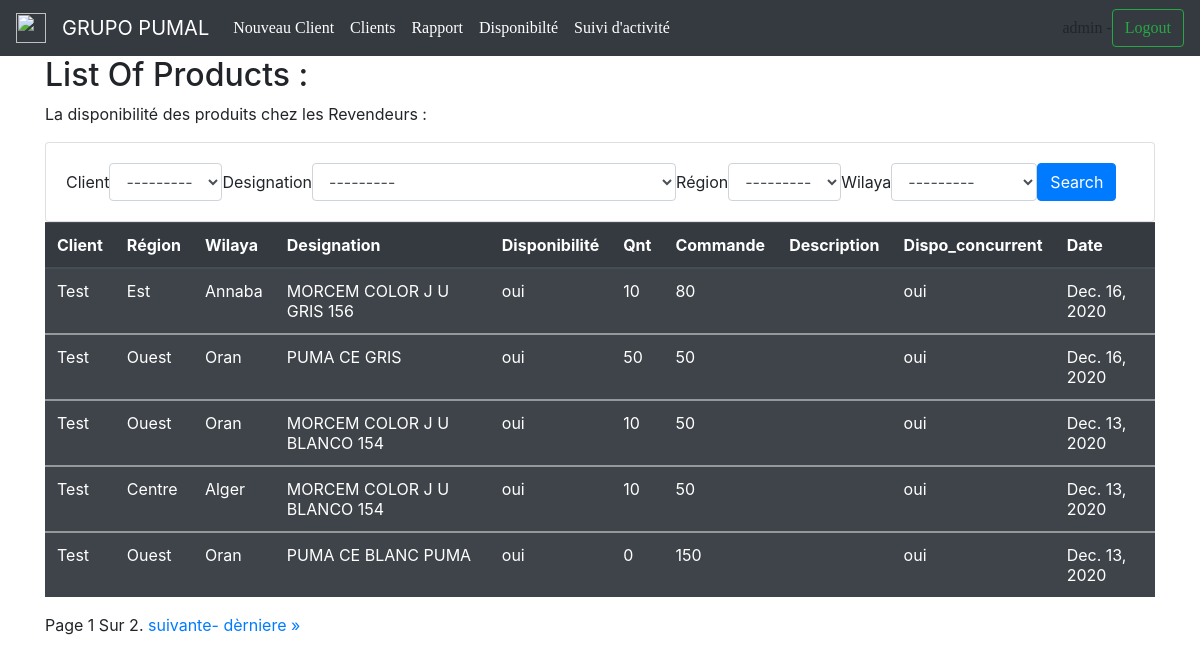
The app's page / (signed in) with its own data.
### pro/models.py (models this page shows)
class Pumal (models.Model):
    date = models.DateField()
    client = models.ForeignKey('Clients', on_delete=models.CASCADE, default='true')
    région = models.ForeignKey('Location', on_delete=models.CASCADE, default='true')
    wilaya = models.ForeignKey('Wilaya', on_delete=models.SET_NULL, null=True)
    designation = models.ForeignKey('Produit',on_delete=models.CASCADE, default="true")
    disponibilité = models.CharField(max_length=255)
    quantité_disponible = models.IntegerField()
    commande = models.IntegerField()
    description =models.CharField(max_length=255)
    disponibilité_concurrent = models.CharField(max_length=255)
    created_by = models.CharField(max_length=100)
    créer_par = CurrentUserField()
    class Meta:
        ordering = ["-date"]

class Clients (models.Model):
    région = models.ForeignKey('Location', on_delete=models.CASCADE, default='true')
    nom = models.CharField(max_length=255)
    type = models.CharField(max_length=255)
    wilaya = models.ForeignKey('Wilaya', on_delete=models.SET_NULL, null=True)
    localité = models.CharField(max_length=255)
    nom_gérant = models.CharField(max_length=255)
    adresse = models.CharField(max_length=255)
    téléphone = models.CharField(max_length=255)
    potentiel = models.CharField(max_length=255)
    distributeur = models.CharField(max_length=255)
    def __str__(self):
        return self.nom
    class Meta:
        ordering = ["-id"]

class Location (models.Model):
    nom = models.CharField(max_length=255)
    def __str__(self):
        return self.nom

class Wilaya (models.Model) :
    région = models.ForeignKey(Location, on_delete=models.CASCADE)
    name = models.CharField(max_length=255)
    def __str__(self):
        return self.name

class Produit (models.Model):
    nom = models.CharField(max_length=255)
    def __str__(self):
        return self.nom
    ordering = ["-id"]

### pro/views.py (the view)
# urls.py: path('', views.index2, name='Home'),
@login_required(login_url='Login')
def index2(request):
    AllProduits_list = Pumal.objects.all().order_by('-id')
    myFilter = PumalFilter(request.GET, queryset=Pumal.objects.all())
    AllProduits_list = myFilter.qs
    paginator = Paginator(AllProduits_list, 5) # Show 2 clients per page
    page_number = request.GET.get('page')
    page_object = paginator.get_page(page_number)
    context = {'AllProduits': AllProduits_list,
               'myFilter': myFilter,
               'page_object': page_object}
    return render(request,"home3.html", context)

### pro/template/home3.html (shortened to what this page needs)
{% include 'navvbar.html' %}
{% load crispy_forms_tags %}
<head>
  <link rel="stylesheet" href="https://maxcdn.bootstrapcdn.com/bootstrap/4.5.0/css/bootstrap.min.css">
</head>
<body>
<div class="container">
  <h2>List Of Products :</h2>
  <p>La disponibilité des produits chez les Revendeurs :</p>
  <div class="row">
    <div class="col">
      <div class="card card-body">
        <form class="form-inline my-2 my-lg-0" method="get">
        {{myFilter.form | crispy}}
        <button class="btn btn-primary" type = "submit"> Search</button>
        </form>
      </div>
    </div>
  </div>
  <table class="table table-striped table-dark">
    <thead>
      <tr>
            <th>Client</th>
            <th>Région</th>
            <th>Wilaya</th>
            <th>Designation</th>
            <th>Disponibilité</th>
            <th>Qnt</th>
            <th>Commande</th>
            <th>Description</th>
            <th>Dispo_concurrent</th>
            <th>Date</th>
      </tr>
    </thead>
                  {% for Pumal in page_object %}
    <tbody>
      <tr>
        <td>{{Pumal.client}}</td>
        <td>{{Pumal.région}}</td>
         <td>{{Pumal.wilaya}}</td>
        <td>{{Pumal.designation}}</td>
        <td>{{Pumal.disponibilité}}</td>
        <td>{{Pumal.quantité_disponible}}</td>
        <td>{{Pumal.commande}}</td>
        <td>{{Pumal.description}}</td>
        <td>{{Pumal.disponibilité_concurrent}}</td>
        <td>{{Pumal.date}}</td>
      </tr>
    </tbody>
                  {% endfor %}
  </table>
  <div class="pagination">
    <span class="step-links">
        <span class="current">
            Page {{ page_object.number }} Sur {{ page_object.paginator.num_pages }}.
        </span>
        {% if page_object.has_next %}
            <a href="?page={{ page_object.next_page_number }}">suivante-</a>
            <a href="?page={{ page_object.paginator.num_pages }}">dèrniere &raquo;</a>
        {% endif %}
    </span>
</div>
</div>
</body>

### pro/template/navvbar.html (shortened to what this page needs)
{% load static %}
  <link rel="stylesheet" href="https://stackpath.bootstrapcdn.com/bootstrap/4.5.0/css/bootstrap.min.css">
<link rel="stylesheet"  href="{% static 'pro/style2.css' %}" />
<nav class="navbar navbar-expand-lg navbar-dark bg-dark">
<a class="navbar-brand" >
    <img  src="{% static 'pro/pictures/puma1.png' %}" width="30" height="30" alt="" loading="lazy">
  </a>
  <a class="navbar-brand">GRUPO PUMAL</a>
  <div class="collapse navbar-collapse" id="navbarSupportedContent">
    <ul class="navbar-nav mr-auto">
      <li class="nav-item active">
        <a class="nav-link active" href="{% url 'Nouveau_Client' %}" tabindex="-1" aria-disabled="true">Nouveau Client</a>
      </li>
      <li class="nav-item active">
        <a class="nav-link active" href="{% url 'Liste_Des_Clients' %}" tabindex="-1" aria-disabled="true">Clients</a>
      </li>
      <li class="nav-item active">
        <a class="nav-link active" href="{% url 'Revendeurs' %}" tabindex="-1" aria-disabled="true">Rapport</a>
      </li>
      <li class="nav-item active">
        <a class="nav-link active" href="{% url 'Disponibilté' %}" tabindex="-1" aria-disabled="true">Disponibilté</a>
      </li>
      <li class="nav-item active">
        <a class="nav-link active" href="{% url 'number' %}" tabindex="-1" aria-disabled="true">Suivi d'activité</a>
      </li>
    </ul>
    {% if user.is_authenticated %}
      {{ request.user }} -
    <a href="#" onClick="document.getElementById('logoutform').submit()">
    <button class="btn btn-outline-success my-2 my-sm-0" type="submit">Logout</button></a>
{% else %}
 <a href="{% url 'Login' %}">login</a>
{% endif %}
  </div>
</nav>

### pro/static/pro/style2.css (style rules this page uses)
.collapse { font-family: Bahnschrift SemiBold ; }

### records on screen
Pumal: client "Test", région "Est", wilaya "Annaba", designation "MORCEM COLOR J U GRIS 156", disponibilité "oui", quantité_disponible "10", commande "80", disponibilité_concurrent "oui", date "Dec. 16, 2020"
Pumal: client "Test", région "Ouest", wilaya "Oran", designation "PUMA CE GRIS", disponibilité "oui", quantité_disponible "50", commande "50", disponibilité_concurrent "oui", date "Dec. 16, 2020"
Pumal: client "Test", région "Ouest", wilaya "Oran", designation "MORCEM COLOR J U BLANCO 154", disponibilité "oui", quantité_disponible "10", commande "50", disponibilité_concurrent "oui", date "Dec. 13, 2020"
Pumal: client "Test", région "Centre", wilaya "Alger", designation "MORCEM COLOR J U BLANCO 154", disponibilité "oui", quantité_disponible "10", commande "50", disponibilité_concurrent "oui", date "Dec. 13, 2020"
Pumal: client "Test", région "Ouest", wilaya "Oran", designation "PUMA CE BLANC PUMA", disponibilité "oui", quantité_disponible "0", commande "150", disponibilité_concurrent "oui", date "Dec. 13, 2020"

### other values on screen
{{ request.user }} "admin"
{{ page_object.number }} "1"
{{ page_object.paginator.num_pages }} "2"
